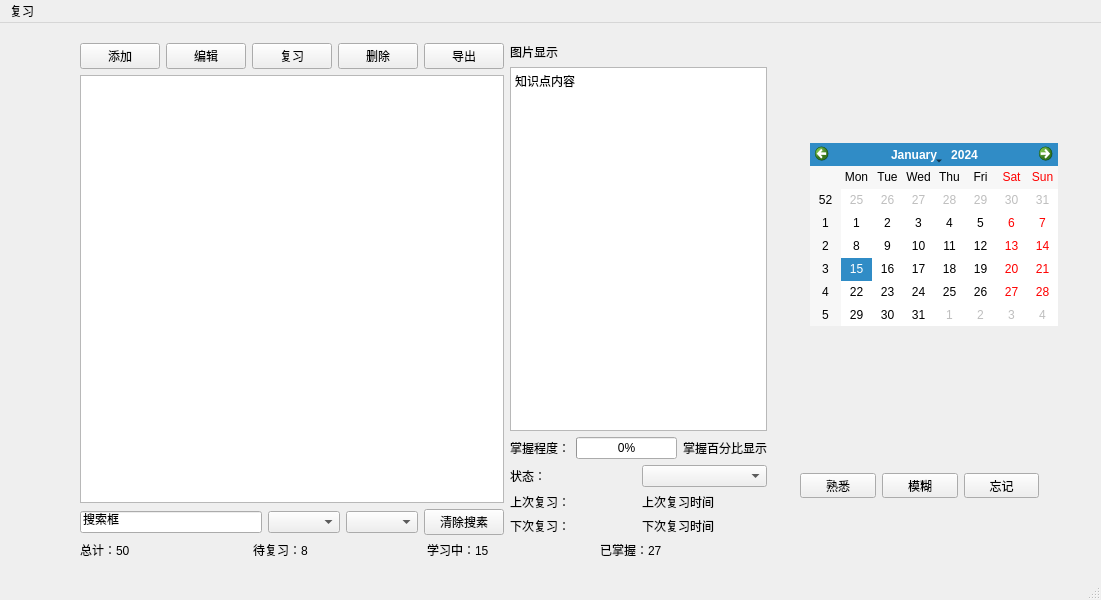
<?xml version="1.0" encoding="UTF-8"?>
<ui version="4.0">
 <class>MainWindow</class>
 <widget class="QMainWindow" name="MainWindow">
  <property name="geometry">
   <rect>
    <x>0</x>
    <y>0</y>
    <width>1101</width>
    <height>600</height>
   </rect>
  </property>
  <property name="windowTitle">
   <string>MainWindow</string>
  </property>
  <widget class="QWidget" name="centralwidget">
   <widget class="QCalendarWidget" name="calendarReview">
    <property name="geometry">
     <rect>
      <x>810</x>
      <y>120</y>
      <width>248</width>
      <height>183</height>
     </rect>
    </property>
   </widget>
   <widget class="QWidget" name="layoutWidget">
    <property name="geometry">
     <rect>
      <x>80</x>
      <y>20</y>
      <width>687</width>
      <height>516</height>
     </rect>
    </property>
    <layout class="QVBoxLayout" name="verticalLayout_6">
     <item>
      <layout class="QHBoxLayout" name="horizontalLayout_8">
       <item>
        <layout class="QVBoxLayout" name="verticalLayout_5">
         <item>
          <layout class="QHBoxLayout" name="horizontalLayout">
           <item>
            <widget class="QPushButton" name="btnAddNew">
             <property name="text">
              <string>添加</string>
             </property>
            </widget>
           </item>
           <item>
            <widget class="QPushButton" name="btnEditPoint">
             <property name="text">
              <string>编辑</string>
             </property>
            </widget>
           </item>
           <item>
            <widget class="QPushButton" name="btnMarkReviewed">
             <property name="text">
              <string>复习</string>
             </property>
            </widget>
           </item>
           <item>
            <widget class="QPushButton" name="btnDeletePoint">
             <property name="text">
              <string>删除</string>
             </property>
            </widget>
           </item>
           <item>
            <widget class="QPushButton" name="btnExportData">
             <property name="text">
              <string>导出</string>
             </property>
            </widget>
           </item>
          </layout>
         </item>
         <item>
          <layout class="QVBoxLayout" name="verticalLayout_3">
           <item>
            <widget class="QListWidget" name="listKnowledgePoints"/>
           </item>
           <item>
            <layout class="QHBoxLayout" name="horizontalLayout_2">
             <item>
              <widget class="QLineEdit" name="editSearch">
               <property name="text">
                <string>搜索框</string>
               </property>
              </widget>
             </item>
             <item>
              <widget class="QComboBox" name="comboFilterCategory"/>
             </item>
             <item>
              <widget class="QComboBox" name="comboFilterStatus"/>
             </item>
             <item>
              <widget class="QPushButton" name="btnClearSearch">
               <property name="text">
                <string>清除搜素</string>
               </property>
              </widget>
             </item>
            </layout>
           </item>
          </layout>
         </item>
        </layout>
       </item>
       <item>
        <layout class="QVBoxLayout" name="verticalLayout_4">
         <item>
          <layout class="QVBoxLayout" name="verticalLayout_2">
           <item>
            <widget class="QLabel" name="labelImageDisplay">
             <property name="minimumSize">
              <size>
               <width>0</width>
               <height>0</height>
              </size>
             </property>
             <property name="maximumSize">
              <size>
               <width>16777215</width>
               <height>16777213</height>
              </size>
             </property>
             <property name="text">
              <string>图片显示</string>
             </property>
            </widget>
           </item>
           <item>
            <widget class="QTextEdit" name="textContent">
             <property name="html">
              <string>&lt;!DOCTYPE HTML PUBLIC &quot;-//W3C//DTD HTML 4.0//EN&quot; &quot;http://www.w3.org/TR/REC-html40/strict.dtd&quot;&gt;
&lt;html&gt;&lt;head&gt;&lt;meta name=&quot;qrichtext&quot; content=&quot;1&quot; /&gt;&lt;meta charset=&quot;utf-8&quot; /&gt;&lt;style type=&quot;text/css&quot;&gt;
p, li { white-space: pre-wrap; }
hr { height: 1px; border-width: 0; }
li.unchecked::marker { content: &quot;\2610&quot;; }
li.checked::marker { content: &quot;\2612&quot;; }
&lt;/style&gt;&lt;/head&gt;&lt;body style=&quot; font-family:'Microsoft YaHei UI'; font-size:9pt; font-weight:400; font-style:normal;&quot;&gt;
&lt;p style=&quot; margin-top:0px; margin-bottom:0px; margin-left:0px; margin-right:0px; -qt-block-indent:0; text-indent:0px;&quot;&gt;知识点内容&lt;/p&gt;&lt;/body&gt;&lt;/html&gt;</string>
             </property>
            </widget>
           </item>
          </layout>
         </item>
         <item>
          <layout class="QVBoxLayout" name="verticalLayout">
           <item>
            <layout class="QHBoxLayout" name="horizontalLayout_3">
             <item>
              <widget class="QLabel" name="labelMasteryText">
               <property name="text">
                <string>掌握程度：</string>
               </property>
              </widget>
             </item>
             <item>
              <widget class="QProgressBar" name="progressMastery">
               <property name="value">
                <number>0</number>
               </property>
              </widget>
             </item>
             <item>
              <widget class="QLabel" name="labelMasteryPercen">
               <property name="text">
                <string>掌握百分比显示</string>
               </property>
              </widget>
             </item>
            </layout>
           </item>
           <item>
            <layout class="QHBoxLayout" name="horizontalLayout_7">
             <item>
              <widget class="QLabel" name="labelStatusText">
               <property name="text">
                <string>状态：</string>
               </property>
              </widget>
             </item>
             <item>
              <widget class="QComboBox" name="comboStatus"/>
             </item>
            </layout>
           </item>
           <item>
            <layout class="QHBoxLayout" name="horizontalLayout_6">
             <item>
              <widget class="QLabel" name="labelLastReviewText">
               <property name="text">
                <string>上次复习：</string>
               </property>
              </widget>
             </item>
             <item>
              <widget class="QLabel" name="labelLastReviewValue">
               <property name="text">
                <string>上次复习时间</string>
               </property>
              </widget>
             </item>
            </layout>
           </item>
           <item>
            <layout class="QHBoxLayout" name="horizontalLayout_5">
             <item>
              <widget class="QLabel" name="labelNextReviewText">
               <property name="text">
                <string>下次复习：</string>
               </property>
              </widget>
             </item>
             <item>
              <widget class="QLabel" name="labelNextReviewValue">
               <property name="text">
                <string>下次复习时间</string>
               </property>
              </widget>
             </item>
            </layout>
           </item>
          </layout>
         </item>
        </layout>
       </item>
      </layout>
     </item>
     <item>
      <layout class="QHBoxLayout" name="horizontalLayout_4">
       <item>
        <widget class="QLabel" name="labelStatsTotal">
         <property name="text">
          <string>总计：50</string>
         </property>
        </widget>
       </item>
       <item>
        <widget class="QLabel" name="labelStatsDue">
         <property name="text">
          <string>待复习：8</string>
         </property>
        </widget>
       </item>
       <item>
        <widget class="QLabel" name="label_3">
         <property name="text">
          <string>学习中：15</string>
         </property>
        </widget>
       </item>
       <item>
        <widget class="QLabel" name="label_4">
         <property name="text">
          <string>已掌握：27</string>
         </property>
        </widget>
       </item>
      </layout>
     </item>
    </layout>
   </widget>
   <widget class="QWidget" name="">
    <property name="geometry">
     <rect>
      <x>800</x>
      <y>450</y>
      <width>239</width>
      <height>25</height>
     </rect>
    </property>
    <layout class="QHBoxLayout" name="horizontalLayout_9">
     <item>
      <widget class="QPushButton" name="familiarButton">
       <property name="text">
        <string>熟悉</string>
       </property>
      </widget>
     </item>
     <item>
      <widget class="QPushButton" name="indistinctButton">
       <property name="text">
        <string>模糊</string>
       </property>
      </widget>
     </item>
     <item>
      <widget class="QPushButton" name="forgetButton">
       <property name="text">
        <string>忘记</string>
       </property>
      </widget>
     </item>
    </layout>
   </widget>
   <zorder>layoutWidget</zorder>
   <zorder>calendarReview</zorder>
   <zorder>familiarButton</zorder>
   <zorder>indistinctButton</zorder>
   <zorder>forgetButton</zorder>
  </widget>
  <widget class="QMenuBar" name="menubar">
   <property name="geometry">
    <rect>
     <x>0</x>
     <y>0</y>
     <width>1101</width>
     <height>21</height>
    </rect>
   </property>
   <widget class="QMenu" name="menu">
    <property name="title">
     <string>复习</string>
    </property>
   </widget>
   <addaction name="menu"/>
  </widget>
  <widget class="QStatusBar" name="statusbar"/>
 </widget>
 <resources/>
 <connections/>
</ui>
